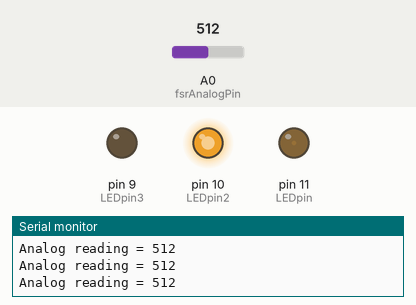
Bench run of a sketch on a simulated Arduino Uno, built with avr-gcc and run on an emulated ATmega328P. Shown: output pins drawn as LEDs (lit = HIGH), the last lines printed to the serial monitor. The inputs (shaded band) are chosen by the test bench; at power-on: A0 (fsrAnalogPin) = 512.

Above: at 1.2 s.
1.3 s: A0 (fsrAnalogPin) set to 716
At 2.3 s:
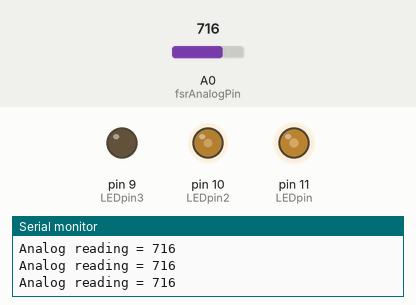
2.8 s: A0 (fsrAnalogPin) set to 900
At 3.8 s:
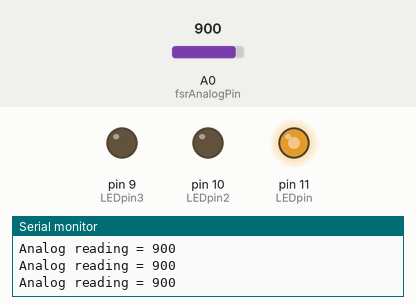
4.3 s: A0 (fsrAnalogPin) set to 306
At 5.2 s:
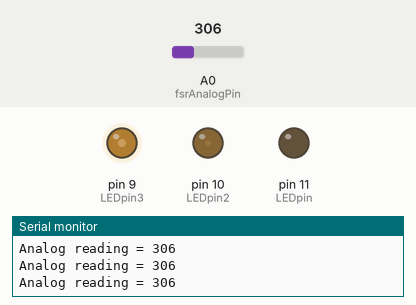
5.8 s: A0 (fsrAnalogPin) set to 122
At 6.6 s:
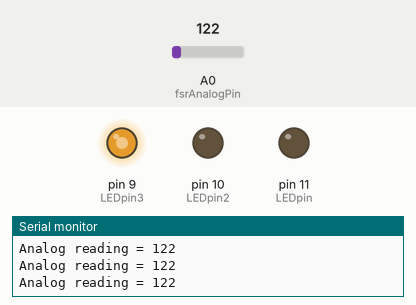
Timing chart, 0 to 8.3 s (numbered marks = the images above; inputs shaded):
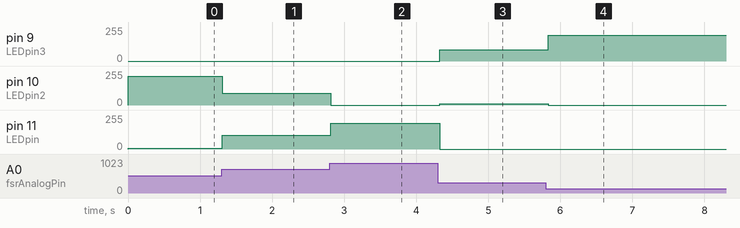

The sketch:

_1FSR_RGB_LED.ino
```cpp
/* FSR testing sketch.

 Connect one end of FSR to 5V, the other end to Analog 0.
 Then connect one end of a 10K resistor from Analog 0 to ground
 Connect LED from pin 11 through a resistor to ground (

 For more information see www.ladyada.net/learn/sensors/fsr.html */


int fsrAnalogPin = 0; // FSR is connected to analog 0

int LEDpin = 11;      // connect ___ LED to pin 11 (PWM pin)
int LEDpin2 = 10;      // connect ___ LED to pin 10 (PWM pin)
int LEDpin3 = 9;      // connect ___ LED to pin 9 (PWM pin)

int fsrReading;      // the analog reading from the FSR resistor divider

int LEDbrightness, LEDbrightness2, LEDbrightness3;

void setup(void) {
  Serial.begin(9600);   // We'll send debugging information via the Serial monitor
  pinMode(LEDpin, OUTPUT);
  pinMode(LEDpin2, OUTPUT);
  pinMode(LEDpin3, OUTPUT);
}

void loop(void) {
  fsrReading = analogRead(fsrAnalogPin);
  Serial.print("Analog reading = ");
  Serial.println(fsrReading);


 //forum post code
// Thank you Rob Tillaart for helping create this missing chunk of code. (>'.')> <('.'<)
  // 20 is most blue;     400 is no blue
  int LEDbrightness3 = map(fsrReading, 20, 400, 255,  30);    // note the mapping is 'reverse'
  LEDbrightness3 = constrain(LEDbrightness3, 0, 255);  // keep the values within limits

  // green is max at 550 and less in both directions
  int LEDbrightness2 =  255 - abs(fsrReading - 550);    //  see below (1)
  LEDbrightness2  = constrain(LEDbrightness2,  0, 255);   // keep the values within limits

  // red increases from 600 -- max.
  int LEDbrightness = map(fsrReading, 500, 1023, 0, 255);
  LEDbrightness = constrain(LEDbrightness, 0, 255);   // keep the values within limits


  // LED gets brighter the harder you press
 analogWrite(LEDpin, LEDbrightness);
 analogWrite(LEDpin2, LEDbrightness2);
 analogWrite(LEDpin3, LEDbrightness3);

  delay(100);
}
```

Measured:
- after the input at 1.3 s, pin 10 (LEDpin2): 217/255 → 89/255 at once; pin 11 (LEDpin): 5/255 → 105/255 at once
- after the input at 2.8 s, pin 10 (LEDpin2): 89/255 → 0/255 at once; pin 11 (LEDpin): 105/255 → 195/255 at once
- after the input at 4.3 s, pin 9 (LEDpin3): 0/255 → 86/255 at once; pin 10 (LEDpin2): 0/255 → 11/255 at once; pin 11 (LEDpin): 195/255 → 0/255 at once
- after the input at 5.8 s, pin 9 (LEDpin3): 86/255 → 195/255 at once; pin 10 (LEDpin2): 11/255 → 0/255 at once
